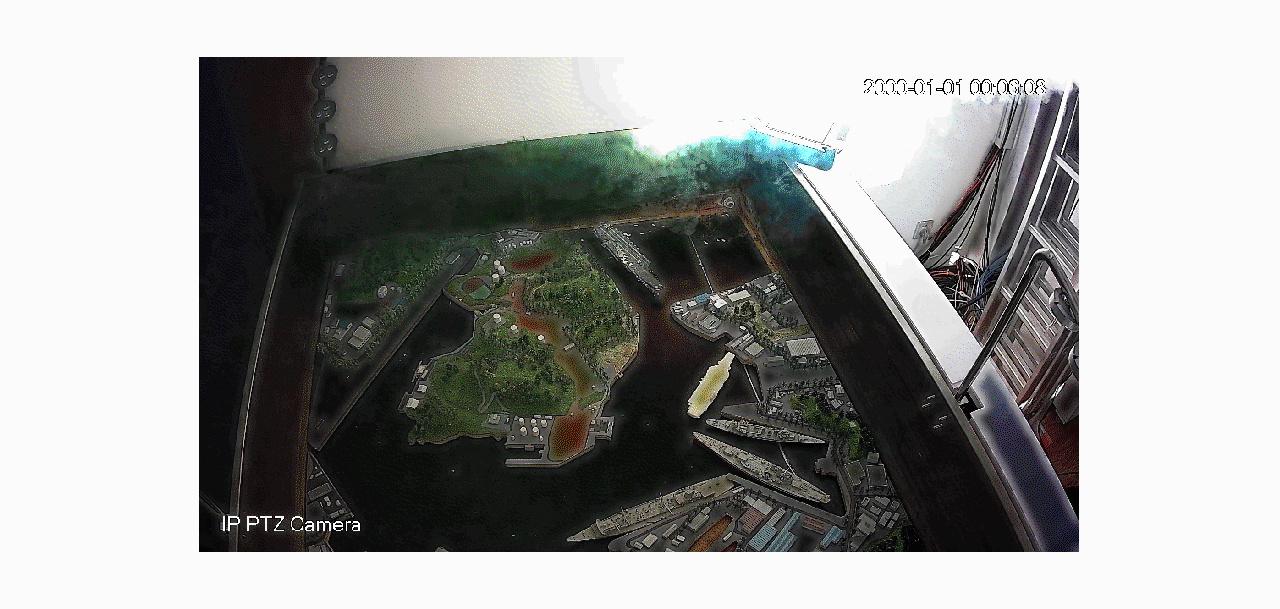
%> input picture 光电/matlab/start/1.bmp, 1280 x 609 px, given in place of test3.bmp, which was not available
$ octave bayer_bilinear.m   (GNU Octave 9; MATLAB toolbox functions it lacks are replaced by stand-ins)
%> lines starting %> are read from the running program, lines starting %| are printed output that depends on the picture; pictures that were not available may be replaced by others from this repository, and a replacement may not be noted
clear all;
close all;


%选择图像
imagename='3.bmp';

%读取源图像
image_res_rgb=imread(['E:/test3/test',imagename]);
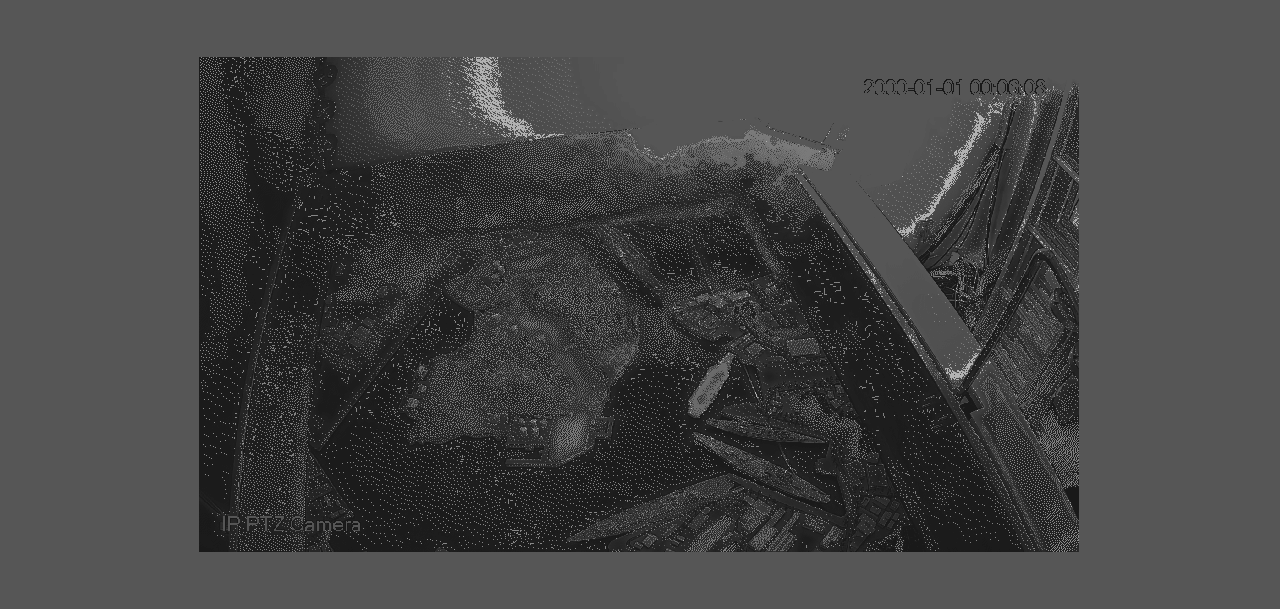
%> image_res_rgb: size 609x1280 uint8; min 25, max 178, mean 68.2
figure,imshow(image_res_rgb,'border','tight','initialmagnification','fit');axis normal;
image_res_rgb = double(image_res_rgb);
%> image_res_rgb: size 609x1280 double

%得到图像的长和宽
[imageres_heigth,imageres_length]=size(image_res_rgb(:,:,1));
%> imageres_heigth = 609; imageres_length = 1280

image_bayer_rggb = double(zeros(imageres_heigth,imageres_length));                                                      %创建rggb的bayer图像
%> image_bayer_rggb: size 609x1280 double; every value is 0
image_turnback = double(zeros(imageres_heigth,imageres_length,3));
%> image_turnback: size 609x1280x3 double; every value is 0

%------------------------------------------------------------------------------------------------------------------------------------------------------------------------------------------
%先由原图按照RGGB方式获得BAYER图像
for i = 1:2:imageres_heigth                                                                                                                   %给所有的红色赋值
    for j = 1:2:imageres_length
        image_bayer_rggb(i,j) = image_res_rgb(i,j,1);
        image_turnback(i,j,1) = image_res_rgb(i,j,1);
    end
end
%> this loop made 305 passes
%> i on passes 3 to 5: 5, 7, 9
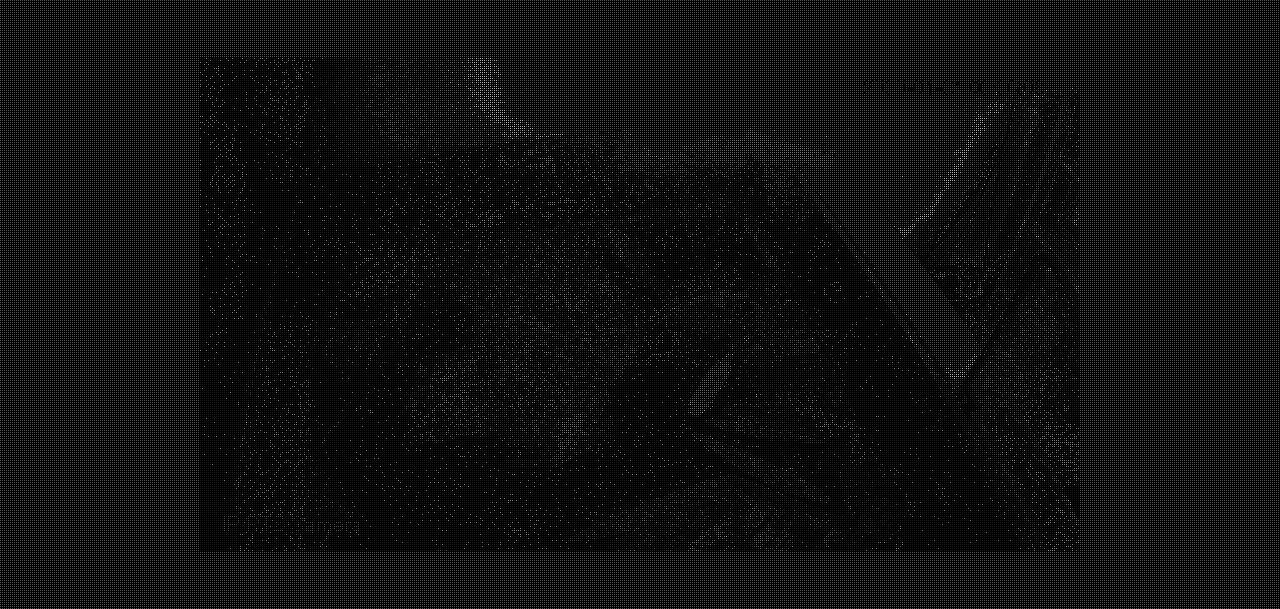
%> image_bayer_rggb: size 609x1280 double; min 0, max 178, mean 17.1
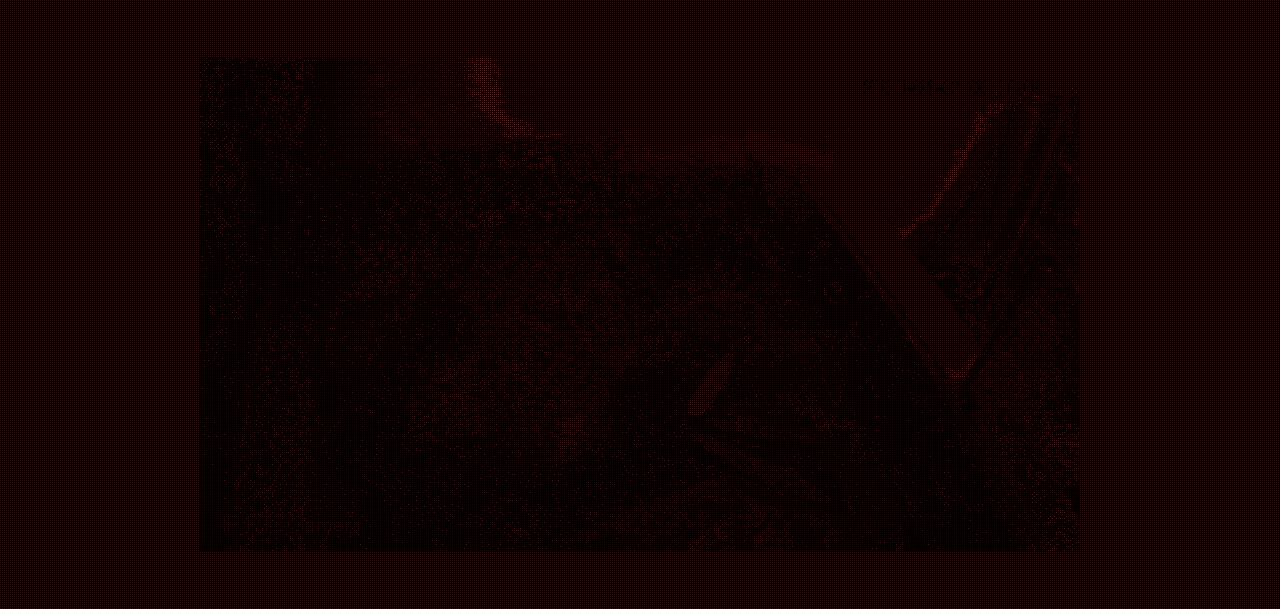
%> image_turnback: size 609x1280x3 double; mean R, G, B 17.1, 0, 0

for i = 2:2:imageres_heigth                                                                                                                   %给所有的蓝色赋值
    for j = 2:2:imageres_length
%> (the run ends here)
